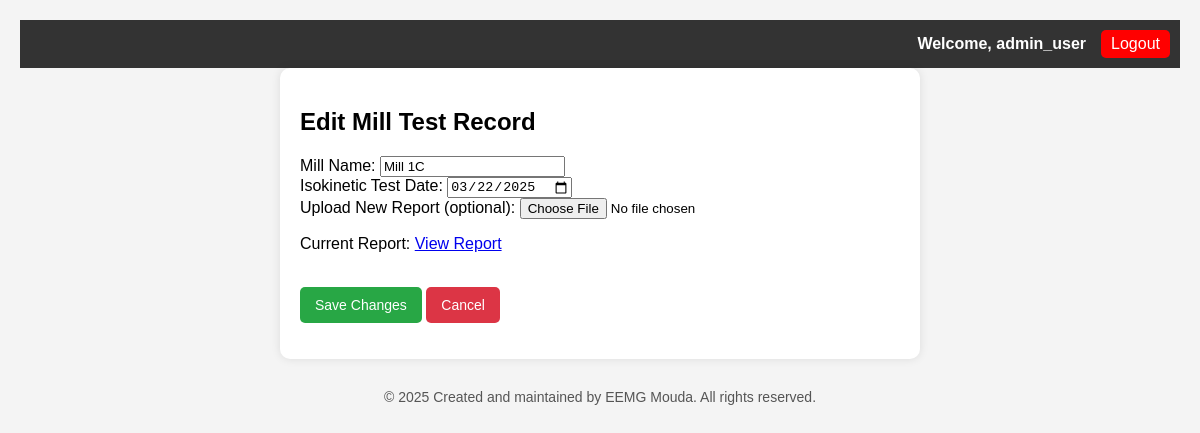
The page /edit_record.php?id=14 (signed in) on the database as committed earlier.
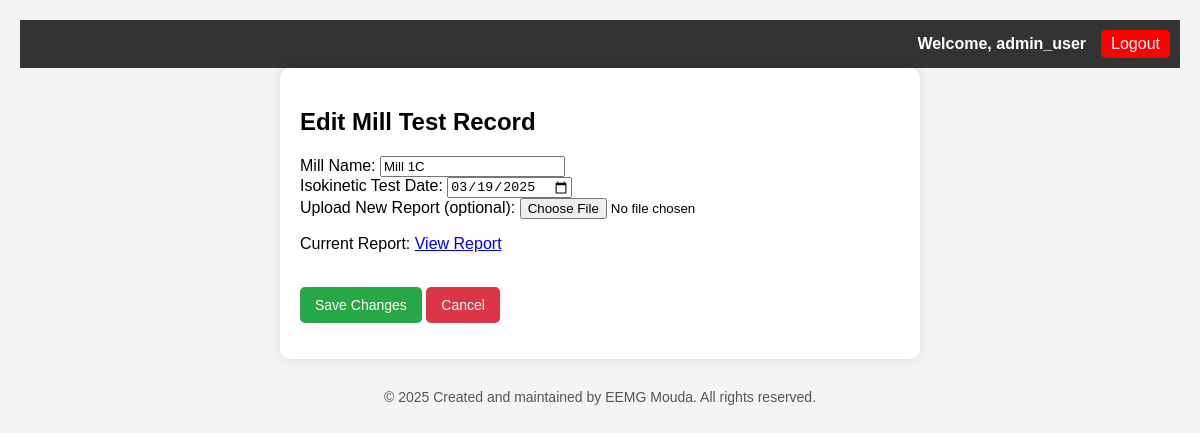
The same page on the database as committed later.
### tables this page shows
CREATE TABLE `mill_tests` (
  `id` int NOT NULL,
  `mill` varchar(255) NOT NULL,
  `test_date` date NOT NULL,
  `report_path` varchar(255) DEFAULT NULL
);

### edit_record.php (the view, shortened to what this page needs)
<?php include 'header.php'; ?>
<?php
require 'config.php';
$id = $_GET['id'];
$stmt = $pdo->prepare("SELECT * FROM mill_tests WHERE id = ?");
$stmt->execute([$id]);
$record = $stmt->fetch();
?>
<!DOCTYPE html>
<html>
<head>
</head>
<body>
    <div class="container">
        <h2>Edit Mill Test Record</h2>
        <form method="post" enctype="multipart/form-data">
            <label>Mill Name:</label>
            <input type="text" name="mill" value="<?= htmlspecialchars($record['mill']) ?>" required>
            <br>
            <label>Isokinetic Test Date:</label>
            <input type="date" name="test_date" value="<?= $record['test_date'] ?>" required>
            <br>
            <label>Upload New Report (optional):</label>
            <input type="file" name="report" accept="application/pdf">
            <br>
            <?php if ($record['report_path']): ?>
                <p>Current Report: <a href="<?= $record['report_path'] ?>" target="_blank">View Report</a></p>
            <?php endif; ?>
            <br>
            <button type="submit" class="btn btn-save">Save Changes</button>
            <a href="dashboard.php" class="btn btn-cancel">Cancel</a>
        </form>
    </div>
    <?php include 'footer.php'; ?>
</body>
</html>

Rows that differ between the two databases and show on the page:
changed mill_tests "Mill 1C": test_date "03/22/2025" → "03/19/2025"
